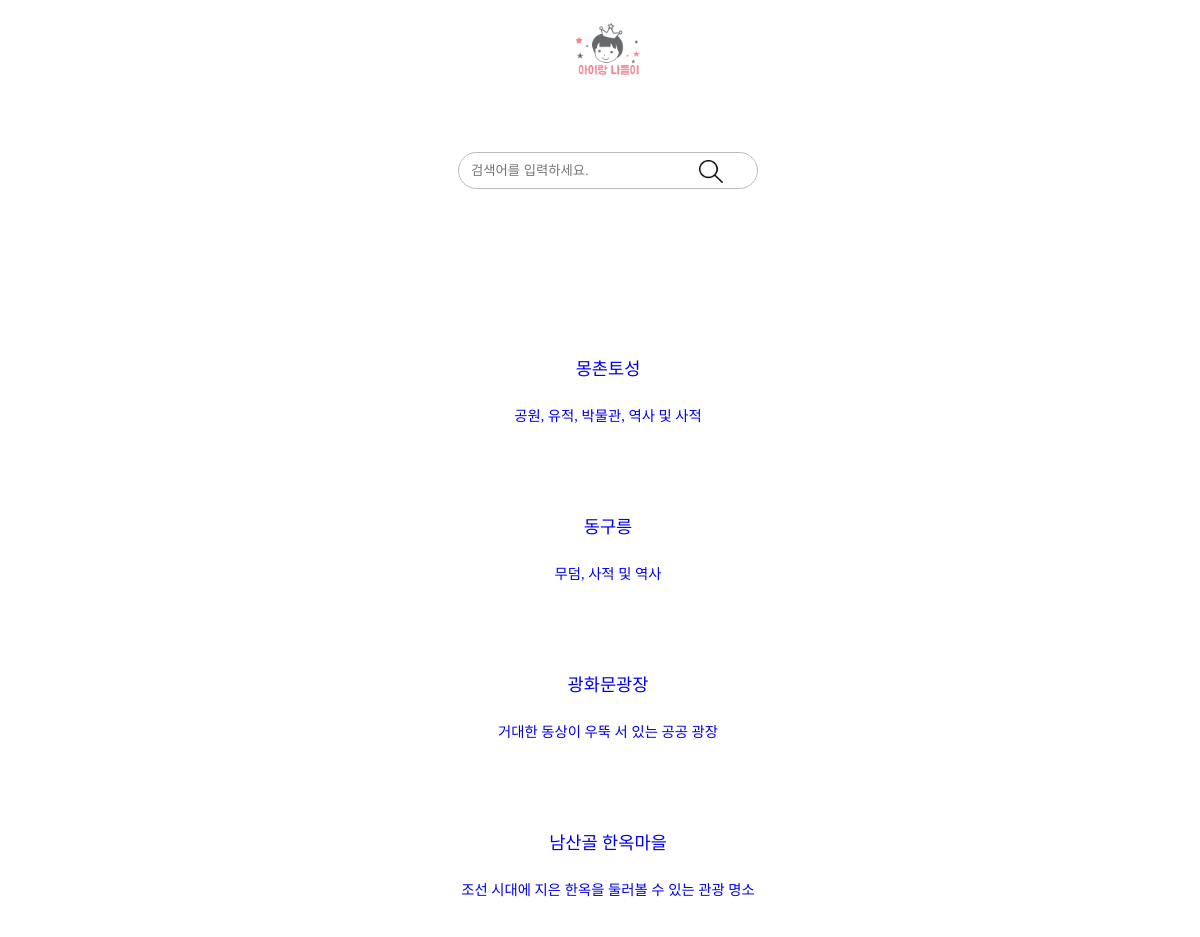
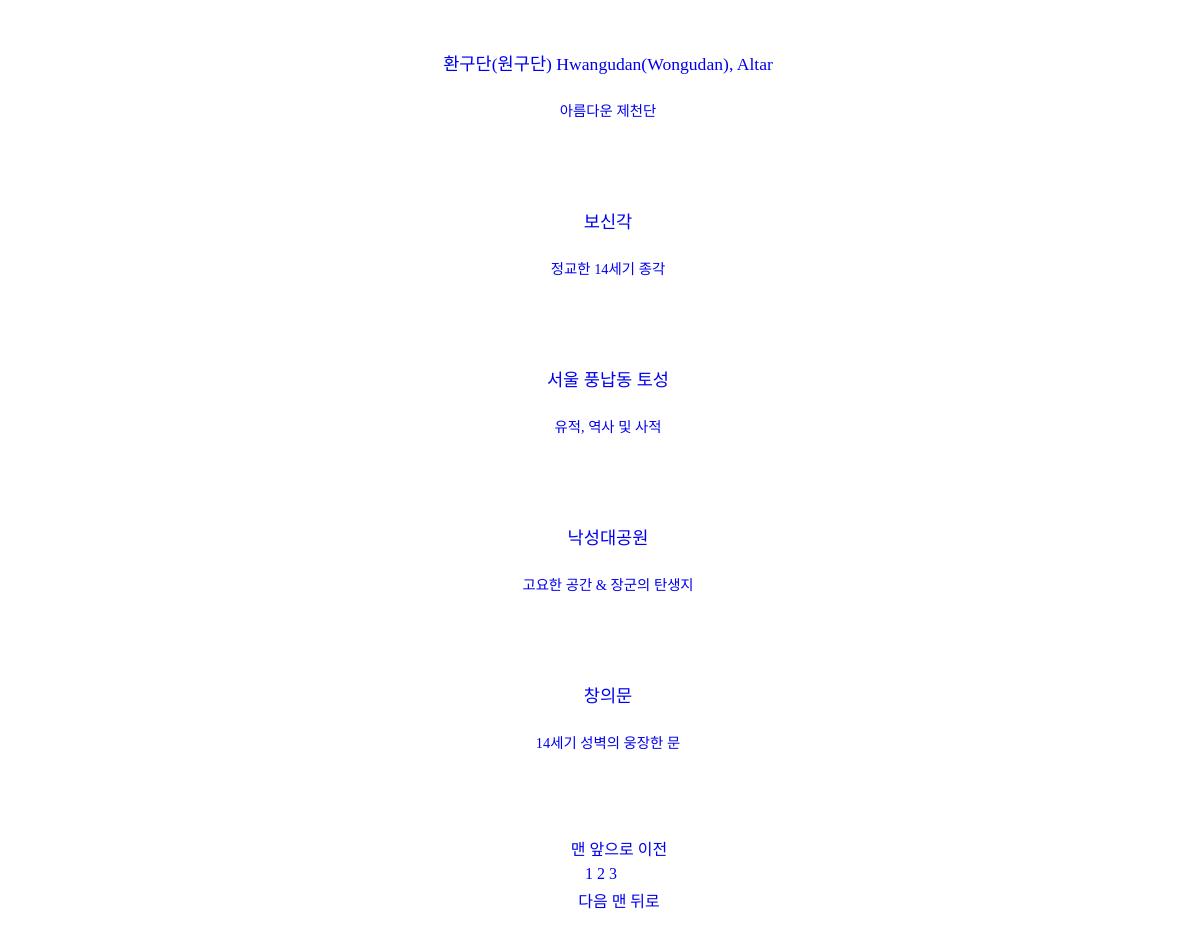
The app's page /result_historical_site/?page=2 with its own data (2 pictures, top to bottom).
### main/models.py (models this page shows, shortened)
class Google(models.Model):
    name = models.CharField(max_length=200)
    content = models.CharField(max_length=200)
    main_pic = models.CharField(max_length=200)
    wiki = models.CharField(max_length=200)
    location = models.CharField(max_length=50, default='')
    latitude=models.FloatField(default=0.0)
    longitude=models.FloatField(default=0.0)
    inout = models.CharField(max_length=50, blank=True, null=True)
    charge = models.CharField(max_length=50, blank=True, null=True)
    popular = models.IntegerField(null=False)
    theme = models.CharField(max_length=50, blank=True, null=True)
    class Meta:
      	ordering = ['-popular']

### main/views.py (the view)
# urls.py: path('result_historical_site/', result_historical_site, name="result_historical_site"),
def result_historical_site(request):
    result_historical_site_list = Google.objects.filter(theme='historical site')
    paginator = Paginator(result_historical_site_list, 9)
    page = int(request.GET.get('page', 1))
    result_historical_site_list = paginator.get_page(page)
    return render(request, 'main/result_historical_site.html', {'result_historical_site_list':result_historical_site_list})

### main/templates/main/result_historical_site.html (shortened to what this page needs)
<!DOCTYPE html>
<html lang="en">
<head>
</head>
<body>
    {% load static %}
   <header>
      <div class="headA">
         <div class="headA_logo">
            <a href="/">
               <img src="{% static 'images/logo.png' %}" alt="">
            </a>
         </div>
         <div class="headA_search">
            <form class="form-inline_my-2_my-lg-0" action="{% url 'search' %}" method="post">
               <input class="form-control_mr-sm-2" type="search" placeholder="검색어를 입력하세요." aria-label="Search" name="q" value="{{q}}">
               <input class="btn_submit" TYPE="IMAGE" src="{% static 'images/search_icon.png' %}" name="Submit" value="Submit">
            </form>
         </div>
      </div>
   </header>
    {% block content %}
        {% if result_historical_site_list %}
            {% for data in result_historical_site_list %}
            <div class="box">
                <div class="button">
                   <a href="{{ data.pk }}" style="text-decoration:none">
                      <div class="Contents">
                         <div class="name">{{ data.name }}</div>
                         <div class="content">{{ data.content }}</div>
                      </div>
                   </a>
               </div>
             </div>
            {% endfor %}
        {% endif %}
    {% endblock %}
<div class="pagination">
    <div style="width:35%; margin: 5px;">
    {% if result_historical_site_list.has_previous %}
        <a class="abutton" href="?page=1" style="text-decoration:none">맨 앞으로</a>
        <a class="abutton" href="?page={{ result_historical_site_list.previous_page_number }}" style="text-decoration:none">이전</a>
    {% endif %}
    </div>
    <div style="width:30%; margin: 5px;">
    {% for page in result_historical_site_list.paginator.page_range %}
        {% if page >= result_historical_site_list.number|add:-2 and page <= result_historical_site_list.number|add:2 %}
        <span class="{% if page == result_historical_site_list.number %}current{% endif %}">
            <a href="?page={{ page }}" style="text-decoration:none">{{ page}}</a>
        </span>
        {% elif page >= result_historical_site_list.number|add:-3 and page <= result_historical_site_list.number|add:3 %}
            ..
        {% endif %}
    {% endfor %}
    </div>
    <div style="width:35%; margin: 5px;">
    {% if result_historical_site_list.has_next %}
        <a class="abutton" href="?page={{ result_historical_site_list.next_page_number }}" style="text-decoration:none">다음</a>
        <a class="abutton" href="?page={{ result_historical_site_list.paginator.num_pages }}" style="text-decoration:none">맨 뒤로</a>
    {% endif %}
    </div>
</div>
</body>
</html>

### main/templates/main/result_historical_site.html (style rules this page uses)
body { width: 100%; color: #000; font-family: "NEXON Lv1 Gothic OTF"; }
.headA_logo { text-align: center; }
.headA_logo img { width: 100px; }
.headA_search { position: relative; text-align: center; margin: 0 auto; padding-bottom: 50px; width: 300px; }
.form-control_mr-sm-2 { width: 100%; border-radius: 20px; border: 1px solid #bbb; margin: 10px 0; padding: 10px 12px; }
.form-inline_my-2_my-lg-0 { padding-top: 30px; }
.btn_submit { position: absolute; width: 8%; height: 15%; padding-top: 28px; right: 35px; top: 20px; margin: 0; }
.button { padding-top: 50px; text-align: center; }
.Contents { text-align: center; }
.name { font-size: 110%; margin-bottom: 2%; text-align: center; padding-top: 20px; }
.content { font-size: 90%; }
.pagination { text-align: center; margin-top: 7%; margin-bottom: 10%; margin-left: 40%; }

### records on screen
Google: name "몽촌토성", content "공원, 유적, 박물관, 역사 및 사적"
Google: name "동구릉", content "무덤, 사적 및 역사"
Google: name "광화문광장", content "거대한 동상이 우뚝 서 있는 공공 광장"
Google: name "남산골 한옥마을", content "조선 시대에 지은 한옥을 둘러볼 수 있는 관광 명소"
Google: name "환구단(원구단) Hwangudan(Wongudan), Altar", content "아름다운 제천단"
Google: name "보신각", content "정교한 14세기 종각"
Google: name "서울 풍납동 토성", content "유적, 역사 및 사적"
Google: name "낙성대공원", content "고요한 공간 & 장군의 탄생지"
Google: name "창의문", content "14세기 성벽의 웅장한 문"

### other values on screen
{{ page }} "1" "2" "3"
